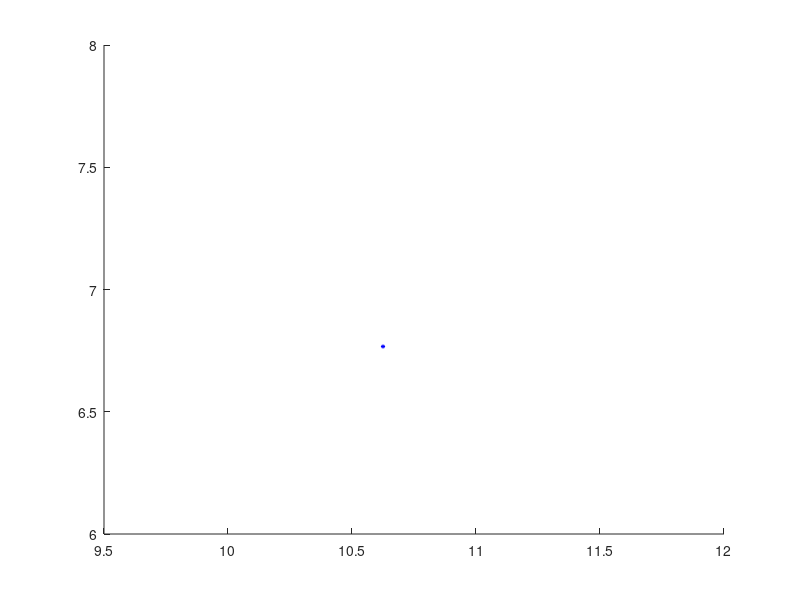

Recreate this plot in MATLAB. (Note: this script raises an error after producing the figure.)



% tic; % timer
clear; clc; hold on;
i = 1; % iterator
b = 15; h = 15; % base & height
AP = [b/2 h/2]; % central AP
nSTAs = 4; % number of stations
P_tx = 21; % transmitted power by AP in dBm

draw = 1; % 1 - to plot the room, 0 - to not plot.

k = 5.25;       % attenuation of each wall
W = 0.1467;     % average number of traversed walls per meter
lambda = 2.06;  % attenuation factor
L_o = 54.1200;  % path loss intercept

NSS = 4; % SU spatial streams.
BW = 20; % bandwidth (MHz)

P_rx = zeros(nSTAs,1);         % initialize array received power
distance = zeros(nSTAs,1);     % initialize array distance
coordinates = zeros(nSTAs,2);  % initialize matrix coordinates 

while i <= nSTAs

    % random position generation of STAs
    j = 1;
    xSTA = rand * b; % x random position
    coordinates(i, j) = xSTA;
    j = 2;

    while j == 2
        ySTA = rand * h; % y random position
        coordinates(i, j) = ySTA;
        break;
    end

    if (draw == 1); plot(xSTA, ySTA, "*b", 'MarkerSize', 3); end % plots the STA

    distance(i) = distanceToAP(AP, coordinates(i, 1), coordinates(i, 2));
    P_rx(i) = STAPowerReceived(P_tx, distance(i), lambda, L_o, k, W); % received power

    %fprintf("--------------- STA number %d ---------------\n\n", i);
    %singleSTA_throughput(P_rx(i));

    i = i + 1;
end

distance = sort(distance,'ascend');
P_rx = sort(P_rx,'descend');
drawScenario(draw, b, h, P_rx, distance); 


DL_time = 0;
UL_time = 0;
MaxCycles = 1;
prob_err = 0.25;
DL_TxSTA = zeros(1, nSTAs);
UL_TxSTA = zeros(1, nSTAs);
SuccTx = zeros(1, nSTAs);
throughput = zeros(1, nSTAs);
length = 12e3; % data packet size (bits)

for i = 1:MaxCycles % TxtoSTA_1 ... TxtoSTA_N-1 TxtoSTA_N || TxtoSTA_1 ... TxtoSTA_N-1 TxtoSTA_N

    for j = 1:nSTAs
        % Ts = TxToSTA(j); % transmition time of each station
        [DL_TxSTA(j), UL_TxSTA(j)] = STATransmissionTime(nSTAs, NSS, BW, P_rx(j), length, distance(j));

        if (rand() < prob_err)
            SuccTx(j) = SuccTx(j) + 1; % successful transmissions/cycle in each STA
            % fprintf("The STA number %d had %d error(s)\n", j, SuccTx(j));
        end

        % time -> total time to transmit the packet to all STAs
        DL_time = DL_time + DL_TxSTA(j); % DL time addition
        UL_time = UL_time + UL_TxSTA(j); % UL time addition

    end

end

% Throughput = TxSTA_i * L / suma (TxSTA_j, per tot j)
% Downlink
fprintf("---------------- DOWNLINK TRANSMISSION -------------- \n");
for i = 1:nSTAs
    throughput(i) = length * DL_TxSTA(i) / DL_time;
    throughput(i) = throughput(i) / 1E6; % scale bps to Mbps
    fprintf("--- STA number %d --- \n", i);
    fprintf("Throughput = %.6f Mbps \n\n", throughput(i));

end

% Uplink
fprintf("---------------- UPLINK TRANSMISSION ---------------- \n");
for i = 1:nSTAs
    throughput(i) = length * UL_TxSTA(i) / UL_time;
    throughput(i) = throughput(i) / 1E6; % scale bps to Mbps
    fprintf("--- STA number %d --- \n", i);
    fprintf("Throughput = %.6f Mbps \n\n", throughput(i));

end

% toc; % timer
